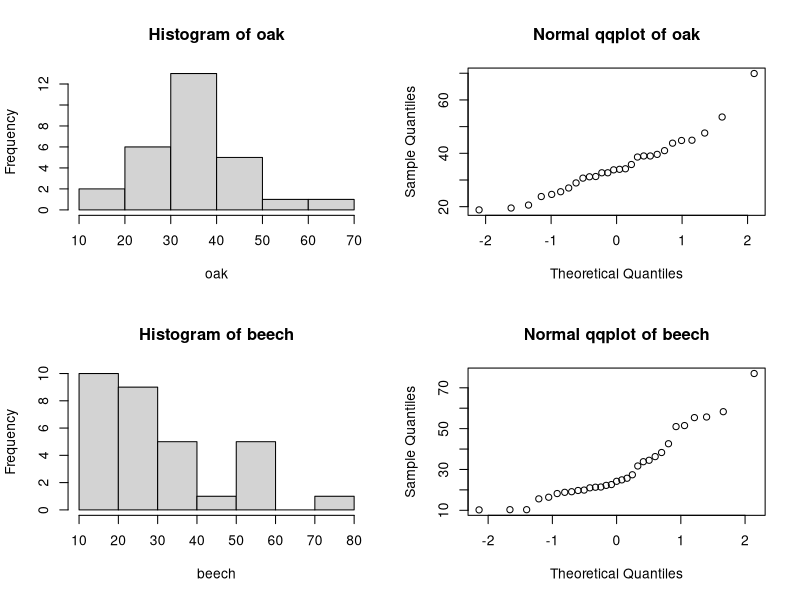
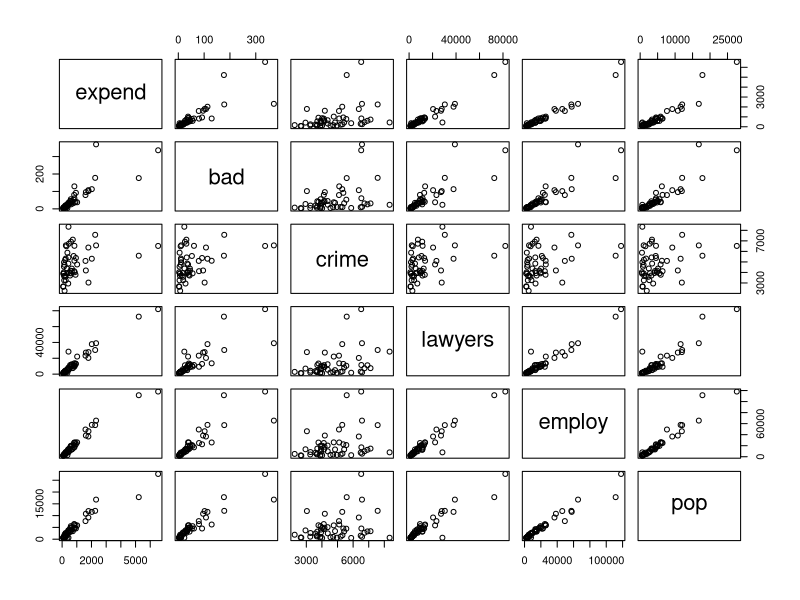
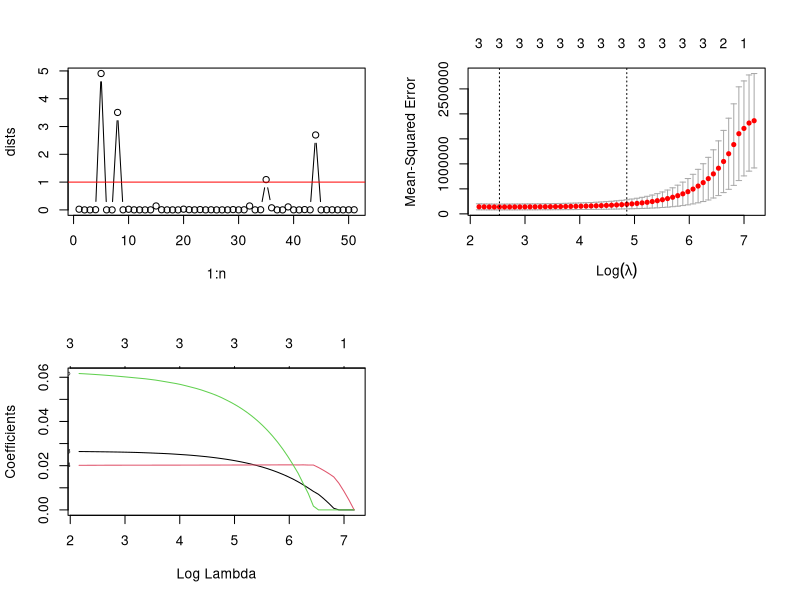

Generate these figures, in order, with R:
## ---- chunk 1
options(digits=3) # e.g. for anova and summary() outputs...

# helper function to check normality throughout this assignment
checkNorm = function(data, name, unit="") {
  xlab = name
  if (unit != "") {
    xlab = sprintf("%s (%s)", name, unit)
  }
  hist(data, main=sprintf("Histogram of %s", name), xlab=xlab)
  qqnorm(data, main=sprintf("Normal qqplot of %s", name))
  res = shapiro.test(data)
  print(sprintf("Shapiro-Wilk normality p-value for %s: %.3f", name, res$p.value))
  return(res$p.value)
}

printPval = function(pval) {
  print(sprintf("p-value = %.3f", pval))
}

conclude = function(pval, hypothesis, type="test") {
  if (pval < 0.05) {
    return(sprintf("the p-value $%.3f<0.05$ for this %s suggests is sufficient evidence to reject the $H_0$ (%s).", pval, type, hypothesis));
  } else {
    return(sprintf("the p-value $%.3f>0.05$ for this %s suggests there's insufficient evidence to reject the $H_0$ (%s).", pval, type, hypothesis));
  }
}
## ---- chunk 2
trees = read.table("treeVolume.txt", header=T)
model = lm(volume~type, data=trees)
print("model coefficients:"); summary(model)$coefficients
res = anova(model)
sprintf("ANOVA p-value for type = %.3f", res["type", "Pr(>F)"])
## ---- chunk 3
oaks = dplyr::filter(trees, type == "oak")
beeches = dplyr::filter(trees, type != "oak")
par(mfrow = c(2, 2))
# making plots 
pval = checkNorm(oaks$volume, "oak")
pval = checkNorm(beeches$volume, "beech")

sprintf("oak mean volume = %.3f, beech mean volume = %.3f", mean(oaks$volume), mean(beeches$volume))

# TODO: we don't have to actually do this t test
#res = t.test(oaks$volume, beeches$volume)
#printPval(res$p.value)
## ---- chunk 4
new_oak = data.frame(type="oak"); new_beech = data.frame(type = "beech")
pred1 = predict(model, new_oak); pred2 = predict(model, new_beech)
sprintf("predicted volumes: oak = %.3f, beech = %.3f", pred1, pred2)
## ---- chunk 5
model = lm(volume~type*diameter + height, data=trees)
res = anova(model)
sprintf("ANOVA p-value for type:diameter = %.3f", res["type:diameter", "Pr(>F)"])
## ---- chunk 6
model = lm(volume~type*height + diameter, data=trees)
res = anova(model)
sprintf("ANOVA p-value for type:diameter = %.3f", res["type:height", "Pr(>F)"])
## ---- chunk 7
model = lm(volume~type+height+diameter, data=trees)
print("model coefficients:"); summary(model)$coefficients
print("anova:"); res = anova(model); res
## ---- chunk 8
# build better model where type isn't considered
modelC = lm(volume~height+diameter, data=trees)

avgTree = data.frame(height=mean(trees$height), diameter=mean(trees$diameter))
pred = predict(modelC, avgTree)
sprintf("predicted volume of average tree = %.3f", pred)
# mean(trees$volume) # this also gives the same result as expected

r2 = summary(modelC)$r.squared; ar2 = summary(modelC)$adj.r.squared
sprintf("modelC: R^2 = %.3f, Adj. R^2 = %.3f", r2, ar2)
## ---- chunk 9
# create predictor as cylinderical volume
trees$cylinder = trees$diameter * pi * trees$height

modelD = lm(volume~cylinder, data=trees)
print("model coefficients:"); summary(modelD)$coefficients
r2 = summary(modelD)$r.squared; ar2 = summary(modelD)$adj.r.squared
sprintf("model: R^2 = %.3f, Adj. R^2 = %.3f", r2, ar2)
print("ANOVA:"); anova(model)
## ---- chunk 10
crimes = read.table("expensescrime.txt", header=T)
pairs(crimes[,-1])
crimes$state = factor(crimes$state)


model = lm(expend~bad+crime+lawyers+employ+pop, data=crimes)
summary(model)$coefficients
anova(model)

print('model 2:')
model = lm(expend~crime+bad+lawyers+employ+pop, data=crimes)
summary(model)$coefficients
anova(model)

# sorting by population
#crimes[order(crimes$pop, decreasing=TRUE),]



#crimes
## ---- chunk 11
n = length(crimes[,1])
dists = cooks.distance(model)
plot(1:n, dists, type="b")
abline(1, 0, col = 'red') # plot y=1 for reference

# these are the indices into crimes that are cook's points
dists[dists > 1]
# TODO: print state names
#cooked = crimes[dists[dists > 1],]
#cooked

# investigating collinearity
cor(crimes[,-1])
res = cor(crimes[,-1])
# using 0.8 as a threshold to help with visiblility
res[res >= 0.8] = T; res[res <= 0.8] = F; 
res
## ---- chunk 12
evalModel = function(model, name) {
  print(sprintf("adding var '%s':", name))
  print(summary(model)$coefficients)
  r2 = summary(model)$r.squared; ar2 = summary(model)$adj.r.squared
  sprintf("model: R^2 = %.3f", r2)
}

evalModel(lm(expend~bad, data=crimes), name="bad")
evalModel(lm(expend~crime, data=crimes), name="crime")
evalModel(lm(expend~lawyers, data=crimes), name="lawyers")
evalModel(lm(expend~employ, data=crimes), name="employ")
evalModel(lm(expend~pop, data=crimes), name="pop")

# employ has highest adj. R^2 (0.955) and is significant
print("****round2****")
evalModel(lm(expend~employ+bad, data=crimes), name="bad")
evalModel(lm(expend~employ+crime, data=crimes), name="crime")
evalModel(lm(expend~employ+lawyers, data=crimes), name="lawyers")
evalModel(lm(expend~employ+pop, data=crimes), name="pop")
## ---- chunk 13
model = lm(expend~employ, data=crimes) # result of part 2b
state = data.frame(bad=50, crime=5000, lawyers=5000, employ=5000, pop=5000)
predict(model, state, interval="prediction")
## ---- chunk 14
x=as.matrix(crimes[,-1])
x=x[,-1]
y=crimes[,2]
x


train=sample(1:nrow(x),0.67*nrow(x))
x.train=x[train,]; y.train=y[train]
x.test=x[-train,]; y.test = y[-train] 

lm.model=lm(expend~bad+crime+lawyers+employ+pop,data=crimes,subset=train)
y.predict.lm=predict(lm.model,newdata=crimes[-train,])
mse.lm=mean((y.test-y.predict.lm)^2); mse.lm

mse.lm

library(glmnet) 
lasso.model=glmnet(x.train,y.train,alpha=1)
lasso.cv=cv.glmnet(x.train,y.train,alpha=1,type.measure="mse",nfolds=5)

plot(lasso.model,label=T,xvar="lambda")

plot(lasso.cv) 

lambda.min=lasso.cv$lambda.min; lambda.1se=lasso.cv$lambda.1se; 
lambda.min; lambda.1se 
coef(lasso.model,s=lasso.cv$lambda.min) 
coef(lasso.model,s=lasso.cv$lambda.1se) 

lasso.pred1=predict(lasso.model,s=lambda.min,newx=x.test) 
lasso.pred2=predict(lasso.model,s=lambda.1se,newx=as.matrix(x.test))
mse1.lasso=mean((y.test-lasso.pred1)^2); mse1.lasso
mse2.lasso=mean((y.test-lasso.pred2)^2); mse2.lasso
## ---- chunk 15
titanic = read.table("titanic.txt", header=T)
#titanic
## ---- chunk 16
coups = read.table("coups.txt", header=T)
#coups
